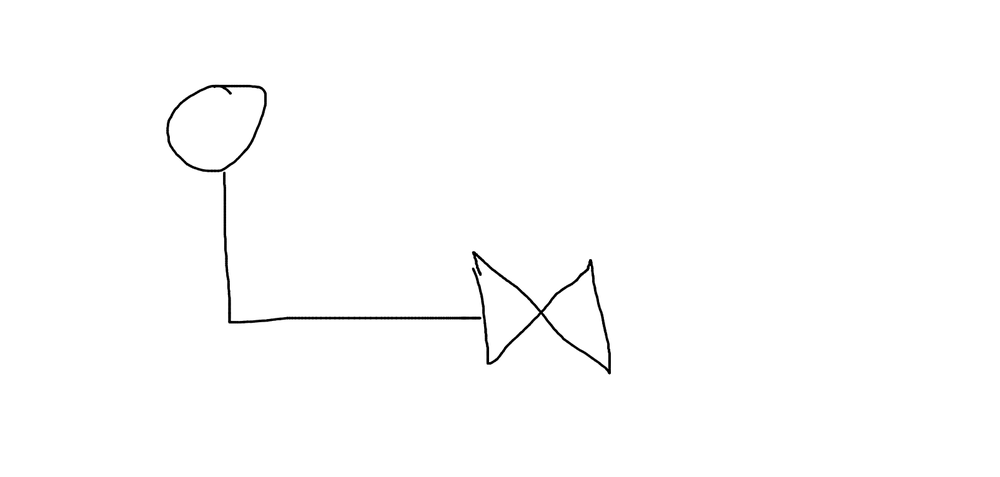
#> input picture Archive/img.png, 1000 x 477 px, shrunk from 1601 x 764 before the run
$ jupyter execute entropy.ipynb   (older library calls are emulated)
#> lines starting #> are read from the running program, lines starting #| are printed output that depends on the picture; after the words box and inside, x2 and y2 are one past the last pixel; in counts of white or black regions, pixels touching at a corner belong together
[cell 1]
import matplotlib.pyplot as plt
import numpy as np
from skimage.io import imread, imshow
from skimage import data
from skimage.util import img_as_ubyte
from skimage.filters.rank import entropy
from skimage.morphology import disk
from skimage.color import rgb2hsv, rgb2gray, rgb2yuv, rgba2rgb
import pandas as pd

[cell 2]
shawls = rgb2gray(rgba2rgb(imread('img.png')))
#> shawls: shape (477, 1000) float64; min 0, max 1, mean 0.993
plt.figure(num=None, figsize=(8, 6), dpi=80)
imshow(shawls)

[cell 3]
entropy_image = entropy(shawls, disk(1))
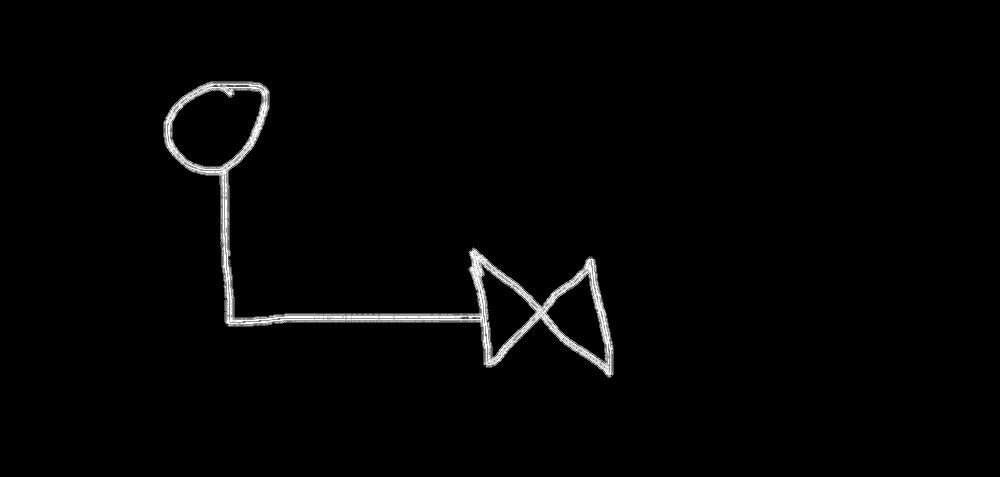
#> entropy_image: shape (477, 1000) float64; min 0, max 2.32, mean 0.038; drawn with min black and max white
imshow(entropy_image, cmap = 'magma')

[cell 4]
arr=np.array(entropy_image>1.5,dtype=np.int)
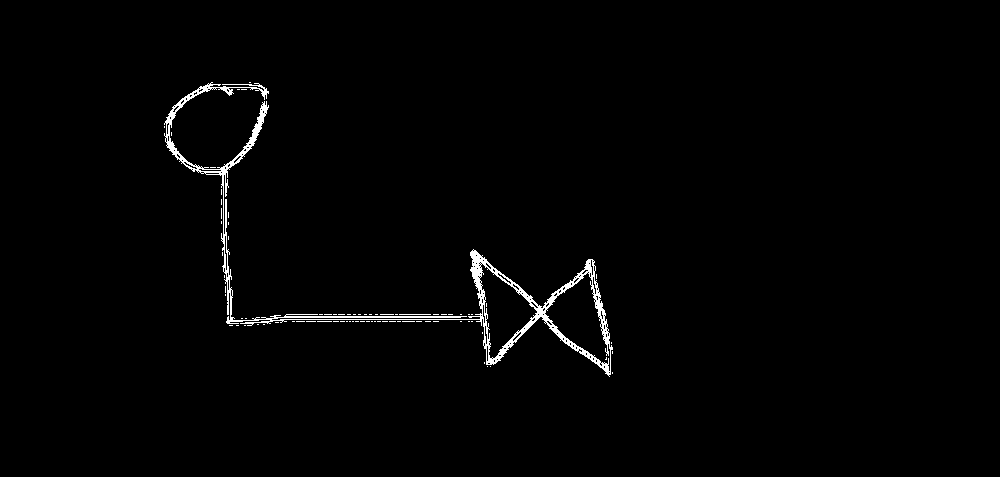
#> arr: shape (477, 1000) int64; values 0 (black) and 1 (white), 1.2% white in thin lines or dots, all inside (x1, y1, x2, y2) = (164, 82, 613, 377)
plt.figure(num=None, figsize=(8, 6), dpi=80)
imshow(arr)

[cell 5]
arr=np.transpose(np.nonzero(entropy_image>1.5))
#> arr = 5872 pairs, first value 82 to 376, second value 164 to 612
df=pd.DataFrame(arr)
#> df = table of 5872 rows and 2 columns
df.to_csv("data1.csv")

[cell 6]
def threshold_checker(image):
    thresholds =  np.arange(0.1,1.1,0.1)
    # image_gray = rgb2gray(image)
    entropy_image = entropy(image, disk(1))
    scaled_entropy = entropy_image / entropy_image.max()
    fig, ax = plt.subplots(2, 5, figsize=(17, 10))
    for n, ax in enumerate(ax.flatten()):
        ax.set_title(f'Threshold  : {round(thresholds[n],2)}',
                     fontsize = 16)
        threshold = scaled_entropy > thresholds[n]
        ax.imshow(threshold, cmap = 'gist_stern_r')
        ax.axis('off')
#> this loop made 10 passes
#> pass 1, in threshold_checker, `threshold = scaled_entropy > thresholds[n]`:
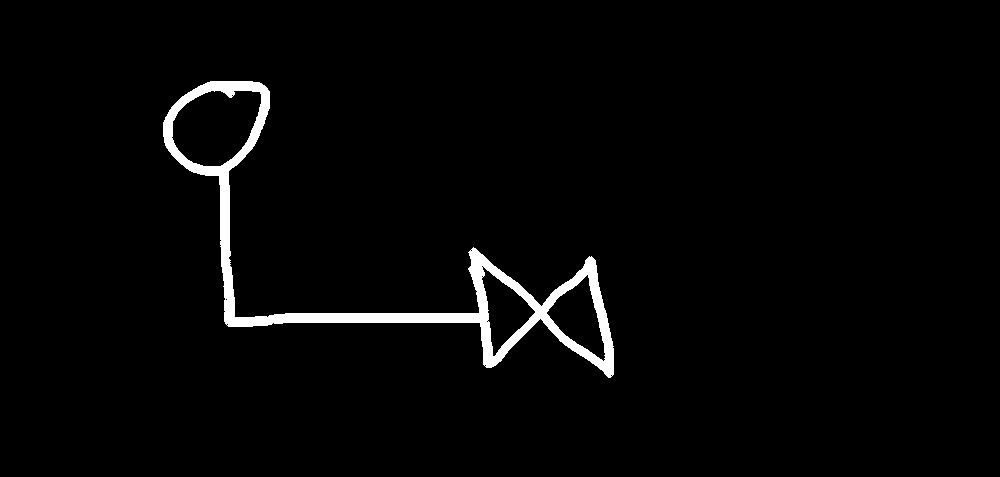
#> threshold: shape (477, 1000) bool; 2.4% white; 1 white region, box (x1, y1, x2, y2) and area: (163, 81, 614, 378) 11570
    fig.tight_layout()

[cell 7]
threshold_checker(shawls)
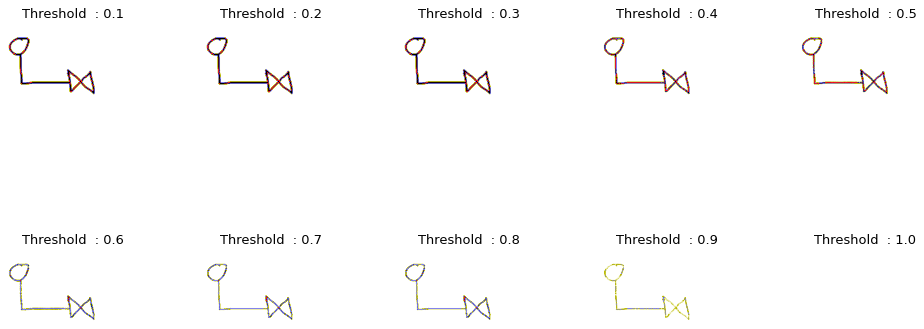
#> figure drawn by matplotlib, 10 panels
